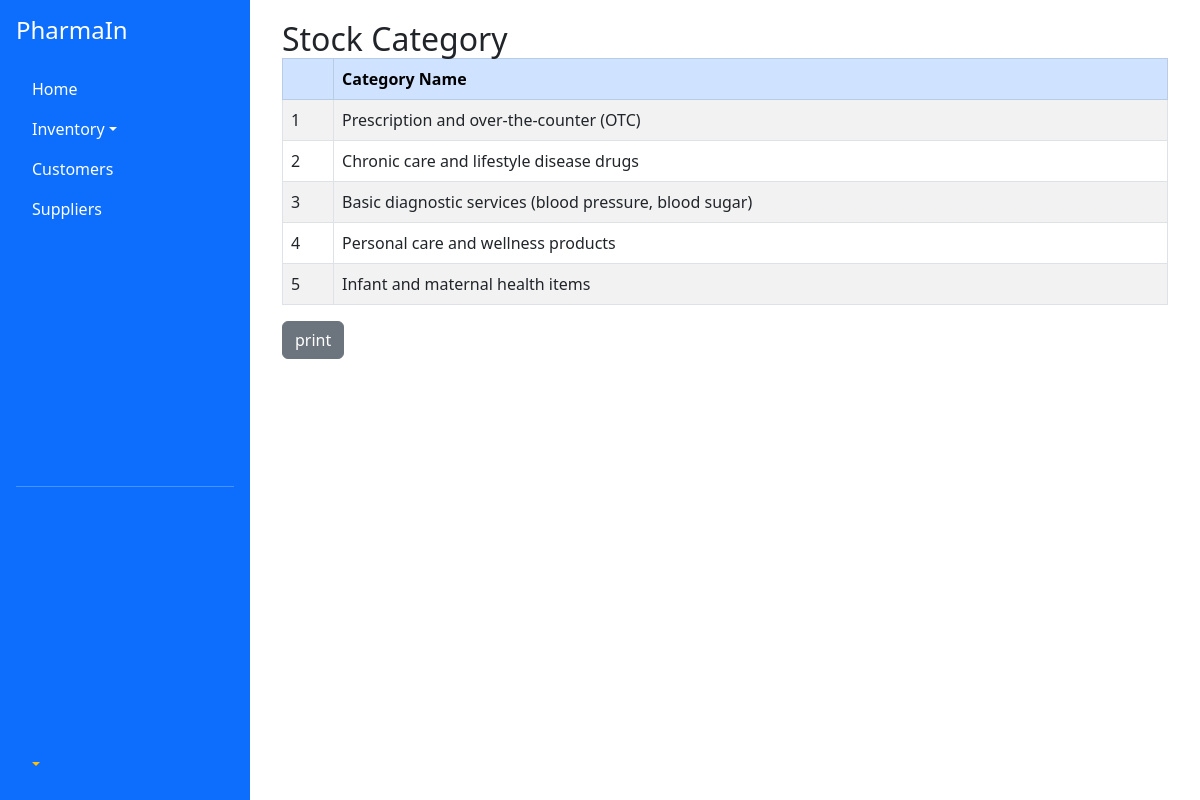
The page /categories/ (signed in) on the database its author committed.
### inventory/models.py (models this page shows, shortened)
class Category(models.Model):
    name = models.CharField(max_length=100)

### inventory/views.py (the view)
# urls.py: path('categories/', views.stock_categories, name='categories'),
@login_required
def stock_categories(request):
    category = Category.objects.all()
    return render(request, 'inventory/stock_category.html', {'category': category})

### templates/inventory/stock_category.html (shortened to what this page needs)
{% extends 'base/main.html' %}
{% block content %}
<div class="container mt-0">
  <h2 class="mb-0">Stock Category</h2>
  <table class="table table-bordered table-hover table-striped">
    <thead class="table-primary">
      <tr>
        <th></th>
        <th>Category Name</th>
      </tr>
    </thead>
    <tbody>
    {% for category in category %}
<tr>
  <td>{{ forloop.counter }}</td>
  <td>{{ category.name }}</td>
</tr>
{% endfor %}
    </tbody>
  </table>
  <div class="mt-3 d-flex justify-content-between">
  <a href="#" class="btn btn-secondary">print</a>
  </div>
</div>
  {% endblock %}

### templates/base/main.html (style rules this page uses)
body { min-height: 100vh; display: flex; }

### rows shown on the page
Category: name "Prescription and over-the-counter (OTC)"
Category: name "Chronic care and lifestyle disease drugs"
Category: name "Basic diagnostic services (blood pressure, blood sugar)"
Category: name "Personal care and wellness products"
Category: name "Infant and maternal health items"
